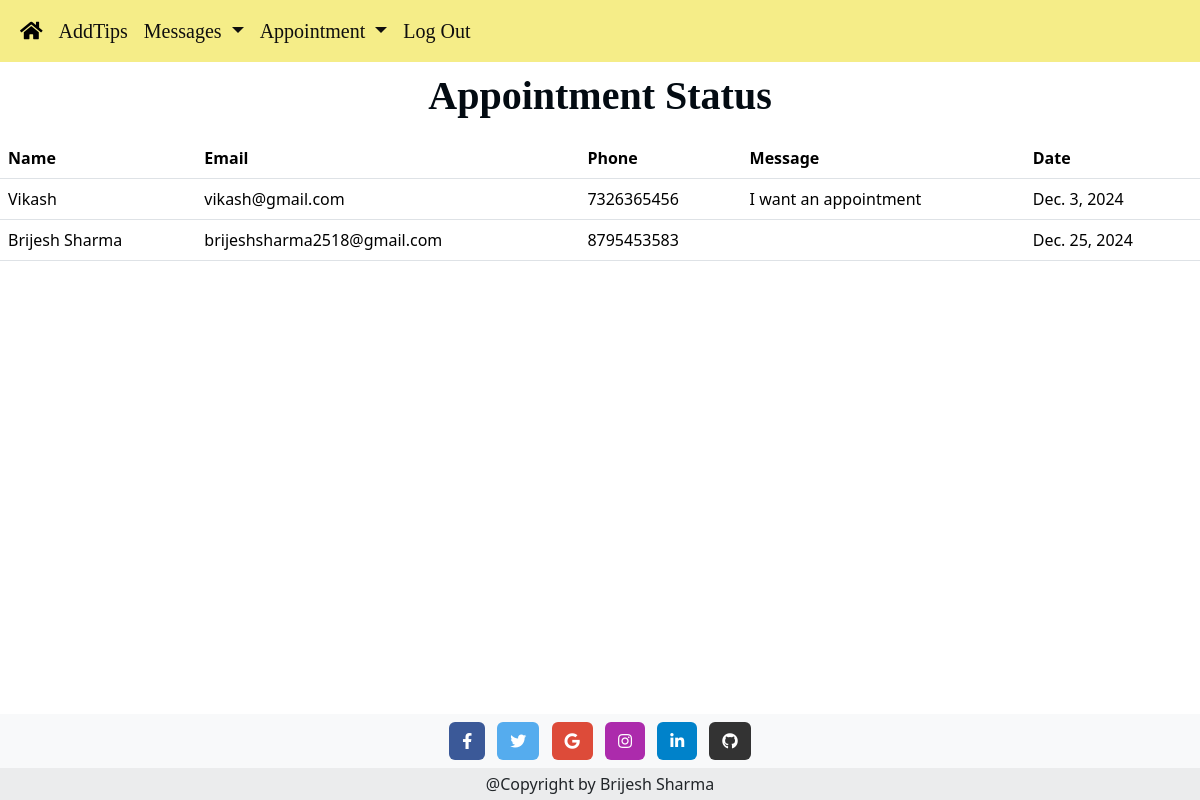
The page /confirm_app/ (signed in) on the database its author committed.
### advice_app/models.py (models this page shows, shortened)
class Appointment(models.Model):
    stu_detail=models.ForeignKey(Student,on_delete=models.DO_NOTHING)
    cou_detail=models.ForeignKey(Counsellor,on_delete=models.DO_NOTHING)
    message=models.CharField(max_length=200)
    date=models.DateField(max_length=100)
    count_ans=models.TextField(null=True,blank=True)
    status=models.CharField(max_length=50,default=False)

class Student(models.Model):
    st_id=models.CharField(max_length=50,primary_key=True)
    st_password=models.CharField(max_length=50)
    st_name=models.CharField(max_length=50)
    st_email=models.EmailField(max_length=100)
    st_phone=models.CharField(max_length=50)
    st_city=models.CharField(max_length=50)
    st_qualification=models.CharField(max_length=100)
    st_gender=models.CharField(max_length=10)
    st_address=models.TextField()
    st_date=models.DateField(default=timezone.now)

### advice_app/user_views.py (the view)
# urls.py: path("confirm_app/",user_views.confirm_app,name="confirm_app"),
def confirm_app(request):
    c_id=request.session["session_key"]
    c_obj=Counsellor.objects.get(c_id=c_id)
    appointment_list=Appointment.objects.filter(status='True', cou_detail=c_obj)
    context={
        "appointment_key":appointment_list
    }
    return render(request,'advice_app/user/confirm_app.html',context)

### advice_app/templates/advice_app/user/confirm_app.html (shortened to what this page needs)
<!DOCTYPE html>
{%load static%}
<html lang="en">
<head>
    {%include 'advice_app/common/common_css.html'%}
</head>
<body>
    {%include 'advice_app/user/coun_header.html'%}
    <div class="container-fluid">
        <h1 class="heading">
            Appointment Status
        </h1>
    </div>
    {%if  appointment_key%}
    <table class="table">
        <thead>
          <tr>
            <th scope="col">Name</th>
            <th scope="col">Email</th>
            <th scope="col">Phone</th>
            <th scope="col">Message</th>
            <th scope="col">Date</th>
          </tr>
        </thead>
        <tbody>
            {% for a in appointment_key%}
          <tr>
            <td>{{a.stu_detail.st_name}}</td>
            <td>{{a.stu_detail.st_email}}</td>
            <td>{{a.stu_detail.st_phone}}</td>
            <td>{{a.message}}</td>
            <td>{{a.date}}</td>
          </tr>
          {%endfor%}
          </tbody>
    </table>
{%else%}
<h2>No pending appointments</h2>
{%endif%}
    {% include 'advice_app/common/footer.html' %}
</body>
</html>

### advice_app/templates/advice_app/user/confirm_app.html (style rules this page uses)
.heading { text-align: center; color: rgb(3, 11, 18); font-weight: 700 ; font-family: 'Times New Roman'; padding-top: 10px; padding-bottom: 10px; font-size: 40px; }

### rows shown on the page
Appointment: stu_detail.st_name "Vikash", stu_detail.st_email "vikash@gmail.com", stu_detail.st_phone "7326365456", message "I want an appointment", date "Dec. 3, 2024"
Appointment: stu_detail.st_name "Brijesh Sharma", stu_detail.st_email "brijeshsharma2518@gmail.com", stu_detail.st_phone "8795453583", date "Dec. 25, 2024"
